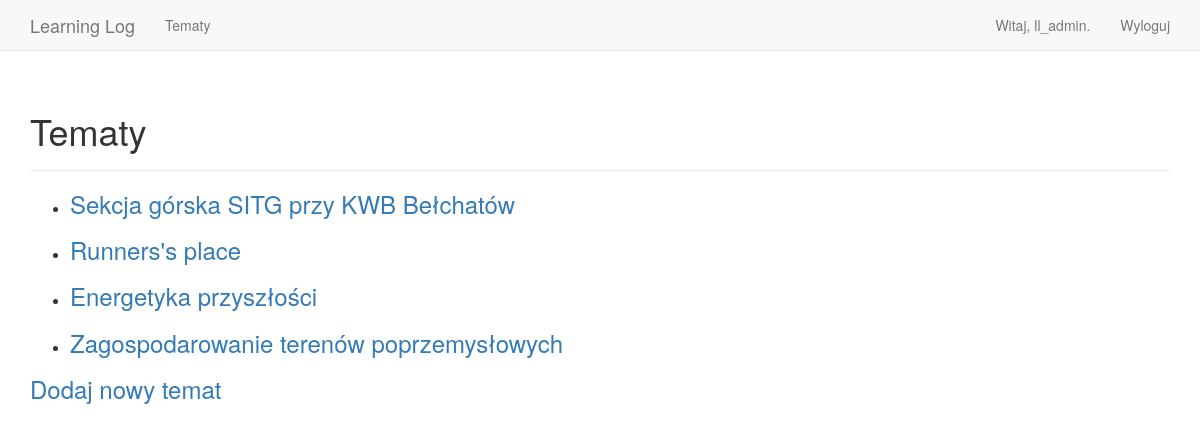
The app's page /topics/ (signed in) with its own data.
### learning_logs/models.py (models this page shows)
class Topic(models.Model):
    text = models.CharField(max_length=200)
    date_added = models.DateTimeField(auto_now_add=True)
    owner = models.ForeignKey(User, on_delete=models.CASCADE)
    def __str__(self):
        return self.text

### learning_logs/views.py (the view)
# urls.py: path('topics/', views.topics, name='topics'),
@login_required
def topics(request):
    topics = Topic.objects.filter(owner=request.user).order_by('date_added')
    context = {'topics': topics}
    return render(request, 'learning_logs/topics.html', context)

### learning_logs/templates/learning_logs/topics.html
{% extends "learning_logs/base.html" %}
{% block header %}
  <h1>Tematy</h1>
{% endblock header %}
{% block content %}
  <ul>
    {% for topic in topics %}
      <li>
        <h3>
          <a href="{% url 'learning_logs:topic' topic.id %}">{{ topic }}</a>
        </h3>
      </li>
    {% empty %}
      <li>Nie został‚ jeszcze dodany żaden temat.</li>
    {% endfor %}
  </ul>
  <h3>
    <a href="{% url 'learning_logs:new_topic' %}">Dodaj nowy temat</a>
  </h3>
{% endblock content %}

### learning_logs/templates/learning_logs/base.html (shortened to what this page needs)
{% load bootstrap3 %}
<!DOCTYPE html>
<html lang="pl">
  <head>
    {% bootstrap_css %}
  </head>
  <body>
    <nav class="navbar navbar-default navbar-static-top">
      <div class="container">
        <div class="navbar-header">
          <a class="navbar-brand" href="{% url 'learning_logs:index' %}">Learning Log</a>
        </div>
        <div id="navbar" class="navbar-collapse collapse">
          <ul class="nav navbar-nav">
            <li><a href="{% url 'learning_logs:topics' %}">Tematy</a></li>
          </ul>
          <ul class="nav navbar-nav navbar-right">
            {% if user.is_authenticated %}
              <li><a>Witaj, {{ user.username }}.</a></li>
              <li><a href="{% url 'users:logout' %}">Wyloguj</a></li>
            {% else %}
              <li><a href="{% url 'users:register' %}">Rejestruj</a></li>
              <li><a href="{% url 'users:login' %}">Zaloguj</a></li>
            {% endif %}
          </ul>
        </div>
      </div>
    </nav>
    <div class="container">
      <div class="page-header">
        {% block header %}{% endblock %}
      </div>
      <div>
        {% block content %}{% endblock %}
      </div>
    </div>
  </body>
</html>

### records on screen
Topic: text "Sekcja górska SITG przy KWB Bełchatów"
Topic: text "Runners's place"
Topic: text "Energetyka przyszłości"
Topic: text "Zagospodarowanie terenów poprzemysłowych"

### other values on screen
{{ user.username }} "ll_admin"
